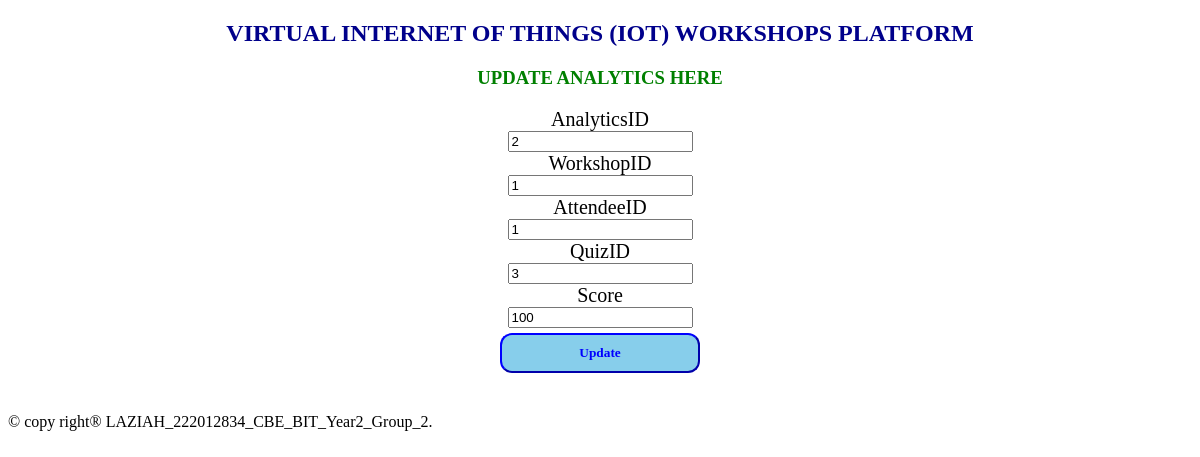
The app's page /updateanalytics.php?AnalyticsID=2 with its own data.
### tables this page shows
CREATE TABLE IF NOT EXISTS `analytics` (
  `AnalyticsID` int(11) NOT NULL AUTO_INCREMENT,
  `WorkshopID` int(11) DEFAULT NULL,
  `AttendeeID` int(11) DEFAULT NULL,
  `QuizID` int(11) DEFAULT NULL,
  `Score` int(11) DEFAULT NULL,
  PRIMARY KEY (`AnalyticsID`),
  KEY `WorkshopID` (`WorkshopID`),
  KEY `AttendeeID` (`AttendeeID`),
  KEY `QuizID` (`QuizID`)
);

### updateanalytics.php (the view, shortened to what this page needs)
<?php
include "databaseconnection.php";
if ($_SERVER['REQUEST_METHOD'] == 'GET') {
    $AnalyticsID = $_GET["AnalyticsID"];
    $sql = "SELECT * FROM analytics WHERE AnalyticsID = $AnalyticsID";
    $result = $connection->query($sql);
    if ($result->num_rows > 0) {
        $row = $result->fetch_assoc();
        $WorkshopID = $row["WorkshopID"];
        $AttendeeID = $row["AttendeeID"];
        $QuizID = $row["QuizID"];
        $Score = $row["Score"];
    } else {
        header("location:viewanalytics.php");
        exit;
    }
}
?>
<!DOCTYPE html>
<html>
<head>
</head>
<body>
    <center>
        <h2>VIRTUAL INTERNET OF THINGS (IOT) WORKSHOPS PLATFORM</h2>
        <h3 style="color:green;">UPDATE ANALYTICS HERE</h3>
        <section class="forms">
            <form method="POST" onsubmit="return confirmUpdate();">
                <label>AnalyticsID</label><br>
                <input type="text" name="AnalyticsID" readonly  value="<?php echo $AnalyticsID; ?>"><br>
                <label>WorkshopID</label><br>
                <input type="text" name="WorkshopID"  value="<?php echo $WorkshopID; ?>"><br>
                <label>AttendeeID</label><br>
                <input type="text" name="AttendeeID" value="<?php echo $AttendeeID; ?>" ><br>
                <label>QuizID</label><br>
                <input type="text" name="QuizID" value="<?php echo $QuizID; ?>" ><br>
                <label>Score</label><br>
                <input type="text" name="Score"  value="<?php echo $Score; ?>"><br>
                <input type="submit" name="submit" value="Update" class="sb">
            </form>
        </section>
    </center>
    <footer>
        <p style="color:blue; text-align: center; margin-top:40px;"><marquee> &copy; copy right&reg; LAZIAH_222012834_CBE_BIT_Year2_Group_2.</marquee> </p>
    </footer>
</body>
</html>

### updateanalytics.php (style rules this page uses)
h2 { font-family: Castellar; color: darkblue; }
label { font-family: elephant; font-size: 20px; }
.sb { font-family: Georgia; padding: 10px; border-color: blue; background-color: skyblue; width: 200px; margin-top: 5px; border-radius: 12px; font-weight: bold; color: blue; }

### records on screen
analytics: WorkshopID "1", AttendeeID "1", QuizID "3", Score "100"
